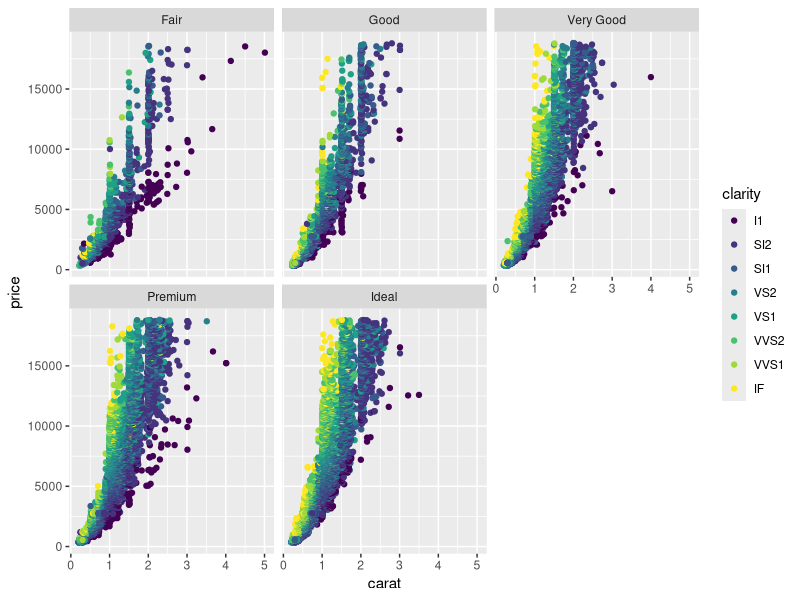
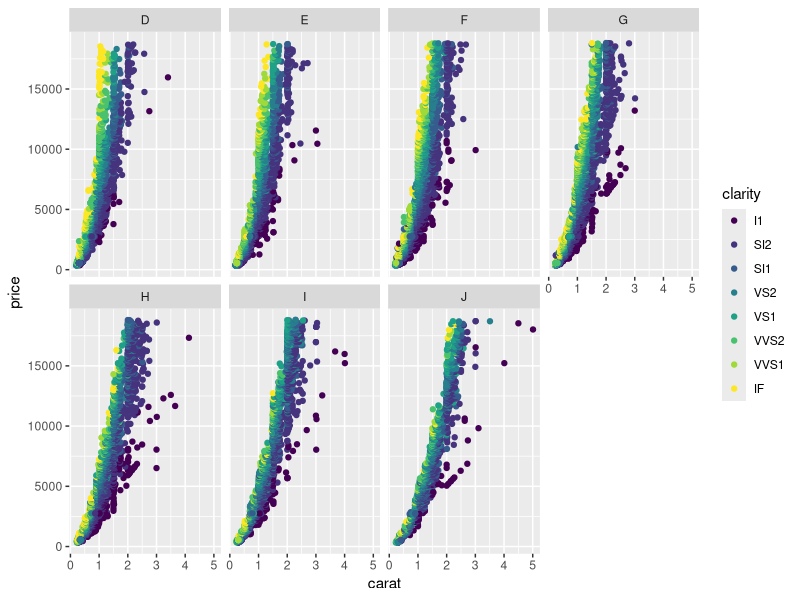
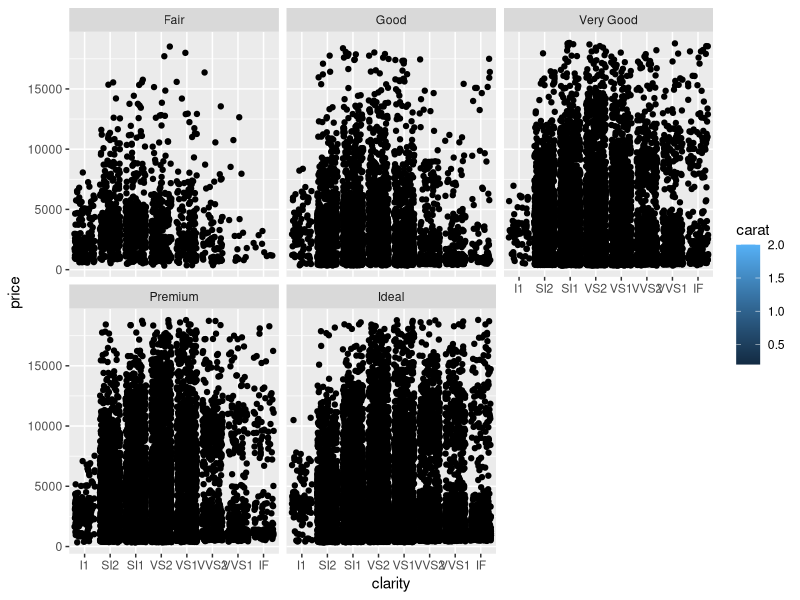

Generate these figures, in order, with R:
## ---- chunk 1
knitr::opts_chunk$set(echo = TRUE)
## ---- chunk 2
library(tidyverse)
## ---- chunk 3
ggplot(data = diamonds)+
geom_point(mapping = aes(x = carat, y = price, color = clarity))+
  facet_wrap(~cut, nrow = 2)
## ---- chunk 4
ggplot(data = diamonds)+
geom_point(mapping = aes(x = carat, y = price, color = clarity))+
  facet_wrap(~color, nrow = 2)
## ---- chunk 5
Diamond_Carat <- diamonds %>% filter(carat<= 2)
ggplot(data = Diamond_Carat)+
  geom_jitter(mapping = aes(x = clarity, y=price, fill = carat))+
  facet_wrap(~cut)




